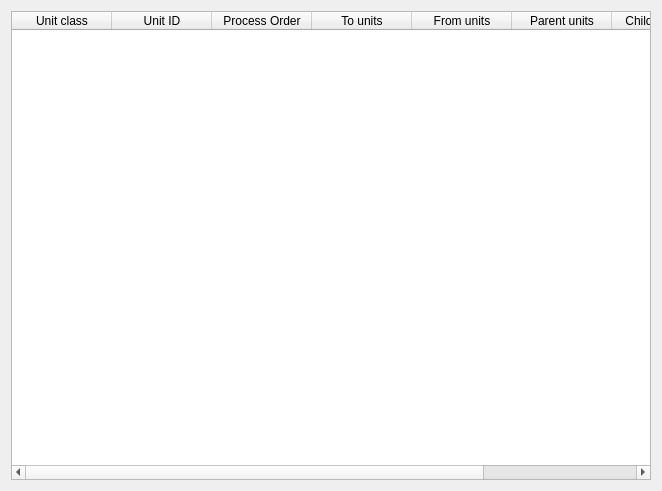
<?xml version="1.0" encoding="UTF-8"?>
<ui version="4.0">
 <class>SpatialDomainWidget</class>
 <widget class="QWidget" name="SpatialDomainWidget">
  <property name="geometry">
   <rect>
    <x>0</x>
    <y>0</y>
    <width>662</width>
    <height>491</height>
   </rect>
  </property>
  <property name="windowTitle">
   <string>Form</string>
  </property>
  <layout class="QVBoxLayout" name="verticalLayout">
   <item>
    <widget class="QTableWidget" name="UnitsTableWidget">
     <property name="verticalScrollBarPolicy">
      <enum>Qt::ScrollBarAsNeeded</enum>
     </property>
     <property name="horizontalScrollBarPolicy">
      <enum>Qt::ScrollBarAsNeeded</enum>
     </property>
     <property name="editTriggers">
      <set>QAbstractItemView::NoEditTriggers</set>
     </property>
     <property name="alternatingRowColors">
      <bool>true</bool>
     </property>
     <property name="selectionBehavior">
      <enum>QAbstractItemView::SelectRows</enum>
     </property>
     <property name="textElideMode">
      <enum>Qt::ElideNone</enum>
     </property>
     <property name="sortingEnabled">
      <bool>true</bool>
     </property>
     <property name="wordWrap">
      <bool>true</bool>
     </property>
     <attribute name="horizontalHeaderStretchLastSection">
      <bool>true</bool>
     </attribute>
     <attribute name="verticalHeaderVisible">
      <bool>false</bool>
     </attribute>
     <attribute name="verticalHeaderHighlightSections">
      <bool>false</bool>
     </attribute>
     <column>
      <property name="text">
       <string>Unit class</string>
      </property>
     </column>
     <column>
      <property name="text">
       <string>Unit ID</string>
      </property>
     </column>
     <column>
      <property name="text">
       <string>Process Order</string>
      </property>
     </column>
     <column>
      <property name="text">
       <string>To units</string>
      </property>
     </column>
     <column>
      <property name="text">
       <string>From units</string>
      </property>
     </column>
     <column>
      <property name="text">
       <string>Parent units</string>
      </property>
     </column>
     <column>
      <property name="text">
       <string>Children units</string>
      </property>
     </column>
     <column>
      <property name="text">
       <string>Attributes</string>
      </property>
     </column>
    </widget>
   </item>
  </layout>
 </widget>
 <resources/>
 <connections/>
</ui>
